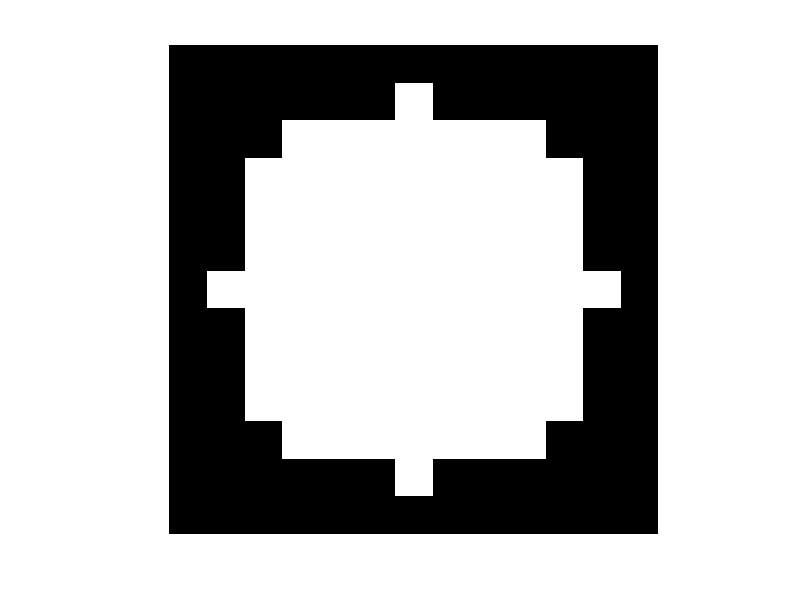

This figure's MATLAB source: (Note: this script raises an error after producing the figure.)
%test revolve algorithm with circular blobs

sphereVec = 10:10:500;
SAalg = nan(size(sphereVec));
Valg = SAalg;
PAalg = SAalg;

for i = 1:length(sphereVec)
   start = cputime();
    d = sphereVec(i);
    disp(strcat('Looping sphere diameter: ', num2str(d)));
    r = d/2;
    [rr cc] = meshgrid(1:d+3); %set full image size, make sure 1-pixel border all around
    R=r; cx1=R+2; cy1=R+2; %set radius, center location
    blob_img = sqrt((rr-cx1).^2+(cc-cy1).^2)<=R;
    imshow(blob_img), caxis auto
    pause
    [SAalg(i) Valg(i)] = surface_area_revolve_2e(blob_img); 
       if 1
           b =  bwboundaries(blob_img,8,'noholes');
           [M N] = size(blob_img);
           perim_img = bound2im(b{1},M,N);
           [Vdm(i) xdm(i) SAdm(i) ] = distmap_volume(perim_img);
        end
        
    PAalg(i) = sum(blob_img(:)); %projected area just to test
end

PA = pi*(sphereVec./2).^2;
SA = 4 * pi * (sphereVec./2).^2;
V = 4 / 3 * pi * (sphereVec./2).^3;
error = (SAalg - SA) ./ SA * 100;
errorV = (Valg - V) ./ V * 100;
errorPA = (PAalg - PA) ./ PA * 100;

figure
plot(sphereVec, error, '.-', 'linewidth', 2);
ylabel('Surface area error (%)')
xlabel('Sphere diameter (pixels)')
title('Spheres by revolution')

figure
plot(sphereVec, errorV, '.-', 'linewidth', 2);
ylabel('Volume error (%)')
xlabel('Sphere diameter (pixels)')
title('Spheres by revolution')
ylim([-1 1])
line(xlim, [0 0],'linestyle', '--', 'color', 'k')

figure
plot(sphereVec, errorPA, '.-', 'linewidth', 2);
ylabel('Projected area error (%)')
xlabel('Sphere diameter (pixels)')
title('Spheres by revolution')
ylim([-1 1])
line(xlim, [0 0],'linestyle', '--', 'color', 'k')
